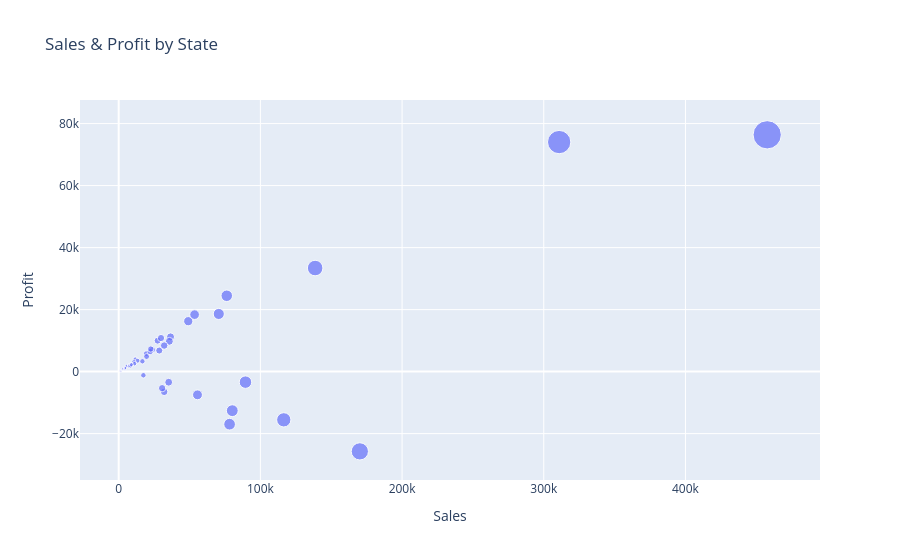

Notebook cell for this chart:
### Code cell
state_summary = (
    df_notime
    .groupby('State')[['Sales', 'Profit']]
    .sum()
    .reset_index()
)

fig = px.scatter(
    state_summary,
    x='Sales',
    y='Profit',
    hover_name='State',
    size='Sales',
    title='Sales & Profit by State'
)

fig.show()

### Figure 1 — Plotly figure (JSON) as saved in the notebook; plotly's stock layout.template omitted (floating-point values rounded to 4 significant figures)
{"data": [{"hovertemplate": "<b>%{hovertext}</b><br><br>Sales=%{marker.size}<br>Profit=%{y}<extra></extra>", "hovertext": ["Alabama", "Arizona", "Arkansas", "California", "Colorado", "Connecticut", "Delaware", "District of Columbia", "Florida", "Georgia", "Idaho", "Illinois", "Indiana", "Iowa", "Kansas", "Kentucky", "Louisiana", "Maine", "Maryland", "Massachusetts", "Michigan", "Minnesota", "Mississippi", "Missouri", "Montana", "Nebraska", "Nevada", "New Hampshire", "New Jersey", "New Mexico", "New York", "North Carolina", "North Dakota", "Ohio", "Oklahoma", "Oregon", "Pennsylvania", "Rhode Island", "South Carolina", "South Dakota", "Tennessee", "Texas", "Utah", "Vermont", "Virginia", "Washington", "West Virginia", "Wisconsin", "Wyoming"], "legendgroup": "", "marker": {"color": "#636efa", "size": [19510.0, 35280.0, 11680.0, 457700.0, 32110.0, 13380.0, 27450.0, 2865.0, 89470.0, 49100.0, 4382.0, 80170.0, 53560.0, 4580.0, 2914.0, 36590.0, 9217.0, 1271.0, 23710.0, 28630.0, 76270.0, 29860.0, 10770.0, 22210.0, 5589.0, 7465.0, 16730.0, 7293.0, 35760.0, 4784.0, 310900.0, 55600.0, 919.9, 78260.0, 19680.0, 17430.0, 116500.0, 22630.0, 8482.0, 1316.0, 30660.0, 170200.0, 11220.0, 8929.0, 70640.0, 138600.0, 1210.0, 32110.0, 1603.0], "sizemode": "area", "sizeref": 1144.0, "symbol": "circle"}, "mode": "markers", "name": "", "orientation": "v", "showlegend": false, "type": "scatter", "x": [19510.0, 35280.0, 11680.0, 457700.0, 32110.0, 13380.0, 27450.0, 2865.0, 89470.0, 49100.0, 4382.0, 80170.0, 53560.0, 4580.0, 2914.0, 36590.0, 9217.0, 1271.0, 23710.0, 28630.0, 76270.0, 29860.0, 10770.0, 22210.0, 5589.0, 7465.0, 16730.0, 7293.0, 35760.0, 4784.0, 310900.0, 55600.0, 919.9, 78260.0, 19680.0, 17430.0, 116500.0, 22630.0, 8482.0, 1316.0, 30660.0, 170200.0, 11220.0, 8929.0, 70640.0, 138600.0, 1210.0, 32110.0, 1603.0], "xaxis": "x", "y": [5787.0, -3428.0, 4009.0, 76380.0, -6528.0, 3511.0, 9977.0, 1060.0, -3399.0, 16250.0, 826.7, -12610.0, 18380.0, 1184.0, 836.4, 11200.0, 2196.0, 454.5, 7031.0, 6786.0, 24460.0, 10820.0, 3173.0, 6436.0, 1833.0, 2037.0, 3317.0, 1707.0, 9773.0, 1157.0, 74040.0, -7491.0, 230.1, -16970.0, 4854.0, -1190.0, -15560.0, 7286.0, 1769.0, 394.8, -5342.0, -25730.0, 2547.0, 2245.0, 18600.0, 33400.0, 185.9, 8402.0, 100.2], "yaxis": "y"}], "layout": {"legend": {"itemsizing": "constant", "tracegroupgap": 0}, "title": {"text": "Sales & Profit by State"}, "xaxis": {"anchor": "y", "domain": [0, 1], "title": {"text": "Sales"}}, "yaxis": {"anchor": "x", "domain": [0, 1], "title": {"text": "Profit"}}}}
